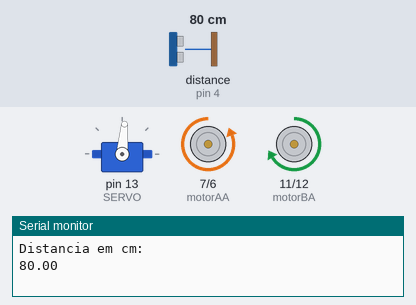
Bench run of a sketch on a simulated Arduino Uno, built with avr-gcc and run on an emulated ATmega328P. On the bench: servo, motor-driver pin pairs drawn as motors (green arrow = first pin HIGH = forward, orange = second pin HIGH = backward, longer = more drive, scaled by the enable pin), the last lines printed to the serial monitor. The test bench sets the inputs (shaded band); at power-on: distance to the obstacle (sensor on pin 4) 80 cm.

Above: at 1.4 s.
1.5 s: distance to the obstacle (sensor on pin 4) set to 21 cm
4.5 s: distance to the obstacle (sensor on pin 4) set to 17 cm
At 5.8 s:
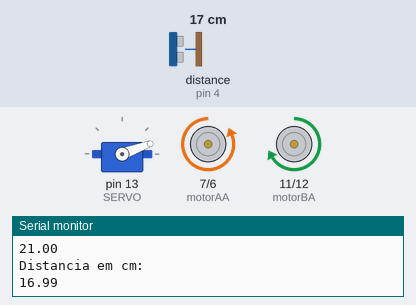
7.5 s: distance to the obstacle (sensor on pin 4) set to 35 cm
At 8.7 s:
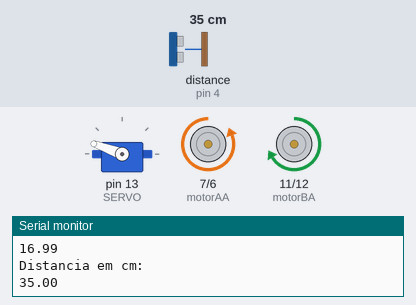
10.5 s: distance to the obstacle (sensor on pin 4) set to 2 cm
At 11.7 s:
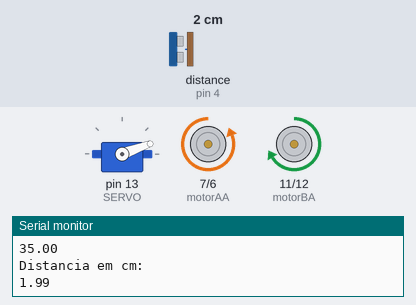
13.5 s: distance to the obstacle (sensor on pin 4) set to 60 cm
At 14.6 s:
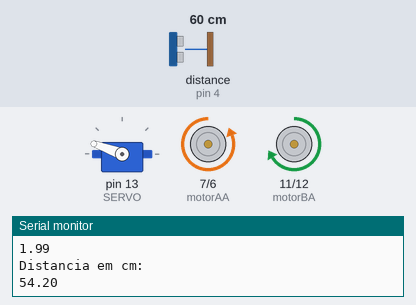
Timing chart, 0 to 16.5 s (numbered marks = the images above; inputs shaded):
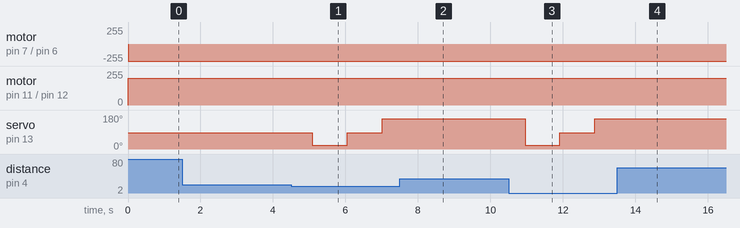

Measured:
- the behaviour switches between 20 and 19 cm on distance to the obstacle (sensor on pin 4) (found by bisection; images 0 and 1)
- after the input at 4.5 s, servo on pin 13 (SERVO): 85° → 20° after 0.58 s, → 85° 0.97 s later, → 160° 0.97 s later
- after the input at 7.5 s, servo on pin 13 (SERVO): stays 160° (without the input it goes to 85° after 0.48 s)
- after the input at 10.5 s, servo on pin 13 (SERVO): 160° → 20° after 0.46 s, → 85° 0.96 s later, → 160° 0.96 s later
- after the input at 13.5 s, servo on pin 13 (SERVO): stays 160° (without the input it goes to 85° after 0.33 s)

The sketch:

sketch_apr09a.ino
```cpp
#include <Servo.h>
#include <Ultrasonic.h>
Ultrasonic ultrasonic(3, 4);
Servo motor;
#define SERVO 13

const int motorAA = 7;
const int motorAB = 6;
const int EnableA = 8;
const int motorBA = 11;
const int motorBB = 12;
const int EnableB = 10;
void setup ()
{
  motor.write(85);
  motor.attach(SERVO);
  Serial.begin(9600);
  pinMode(motorAA, OUTPUT);
  pinMode(motorAB, OUTPUT);
  pinMode(EnableA, OUTPUT);
  pinMode(motorBA, OUTPUT);
  pinMode(motorBB, OUTPUT);
  pinMode(EnableB, OUTPUT);
  pinMode(EnableB, OUTPUT);
  analogWrite(EnableA, 200);
  analogWrite(EnableB, 200);
}
int Distancia() {
  float cmMsec;
  for (int i = 0; i < 10; i++) {
    long microsec = ultrasonic.timing();
    cmMsec += ultrasonic.convert(microsec, Ultrasonic::CM);
    delay(30);
  }
  Serial.println("Distancia em cm: ");
  Serial.println(cmMsec / 10);
  return cmMsec / 10;
}
void loop()

{
  moverFrente();
  delay(600);
  if (Distancia() < 20 ) {
    delay(50);
    motor.write(20);
    delay(600);
    if ( Distancia() < 20 ) {
      delay(50);
      motor.write(85);
      delay(600);
      if (Distancia() < 20 ) {
        delay(50);
        motor.write(160);
        delay(600)    ;
        if (Distancia() < 20 ) {
          delay(50);
          motor.write(85);
          delay(600);
          if (Distancia() < 20 ) {
            delay(50);
            motor.write(20);
            delay(600);
          }
        }
      }
    } else {
     moverDireita();
     delay(10);
     Stop();
    }
  } else {
    moverFrente();
    delay(100);
    Stop();
  }
  Stop();
}

void Stop() {
  digitalWrite(motorAA, LOW);
  digitalWrite(motorAB, LOW);
  digitalWrite(motorBA, LOW);
  digitalWrite(motorBB, LOW);
}
void moverEsquerda() {
  digitalWrite(motorAA, LOW);
  digitalWrite(motorAB, HIGH);
  digitalWrite(motorBA, LOW);
  digitalWrite(motorBB, HIGH);
}
void moverDireita() {
  digitalWrite(motorAA, HIGH);
  digitalWrite(motorAB, LOW);
  digitalWrite(motorBB, LOW);
  digitalWrite(motorBA, HIGH);
}

void moverTras() {
  digitalWrite(motorAA, HIGH);
  digitalWrite(motorAB, LOW);
  digitalWrite(motorBA, LOW);
  digitalWrite(motorBB, HIGH);
}

void moverFrente() {
  digitalWrite(motorAA, LOW);
  digitalWrite(motorAB, HIGH);
  digitalWrite(motorBA, HIGH);
  digitalWrite(motorBB, LOW);


}
```
